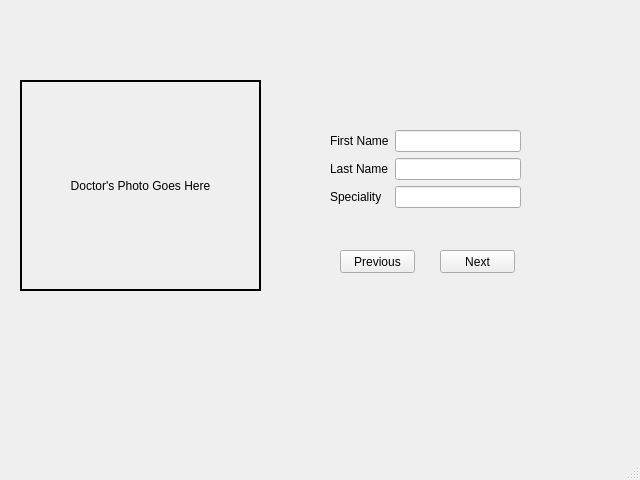
<?xml version="1.0" encoding="UTF-8"?>
<ui version="4.0">
 <class>MainWindow</class>
 <widget class="QMainWindow" name="MainWindow">
  <property name="geometry">
   <rect>
    <x>0</x>
    <y>0</y>
    <width>640</width>
    <height>480</height>
   </rect>
  </property>
  <property name="windowTitle">
   <string>MainWindow</string>
  </property>
  <widget class="QWidget" name="centralwidget">
   <widget class="QLabel" name="picture_label">
    <property name="geometry">
     <rect>
      <x>20</x>
      <y>80</y>
      <width>241</width>
      <height>211</height>
     </rect>
    </property>
    <property name="frameShape">
     <enum>QFrame::WinPanel</enum>
    </property>
    <property name="text">
     <string>Doctor's Photo Goes Here</string>
    </property>
    <property name="alignment">
     <set>Qt::AlignCenter</set>
    </property>
   </widget>
   <widget class="QWidget" name="formLayoutWidget">
    <property name="geometry">
     <rect>
      <x>330</x>
      <y>130</y>
      <width>191</width>
      <height>91</height>
     </rect>
    </property>
    <layout class="QFormLayout" name="doctor_form_layout">
     <item row="0" column="0">
      <widget class="QLabel" name="first_name_label">
       <property name="text">
        <string>First Name</string>
       </property>
      </widget>
     </item>
     <item row="0" column="1">
      <widget class="QLineEdit" name="fisrt_name_field"/>
     </item>
     <item row="1" column="0">
      <widget class="QLabel" name="last_name_label">
       <property name="text">
        <string>Last Name</string>
       </property>
      </widget>
     </item>
     <item row="2" column="0">
      <widget class="QLabel" name="specialty_label">
       <property name="text">
        <string>Speciality</string>
       </property>
      </widget>
     </item>
     <item row="1" column="1">
      <widget class="QLineEdit" name="last_name_field"/>
     </item>
     <item row="2" column="1">
      <widget class="QLineEdit" name="specialty_field"/>
     </item>
    </layout>
   </widget>
   <widget class="QPushButton" name="next_button">
    <property name="geometry">
     <rect>
      <x>440</x>
      <y>250</y>
      <width>75</width>
      <height>23</height>
     </rect>
    </property>
    <property name="text">
     <string>Next</string>
    </property>
   </widget>
   <widget class="QPushButton" name="Previous_button">
    <property name="geometry">
     <rect>
      <x>340</x>
      <y>250</y>
      <width>75</width>
      <height>23</height>
     </rect>
    </property>
    <property name="text">
     <string>Previous</string>
    </property>
   </widget>
  </widget>
  <widget class="QMenuBar" name="menubar">
   <property name="geometry">
    <rect>
     <x>0</x>
     <y>0</y>
     <width>640</width>
     <height>21</height>
    </rect>
   </property>
  </widget>
  <widget class="QStatusBar" name="statusbar"/>
 </widget>
 <resources/>
 <connections/>
</ui>
